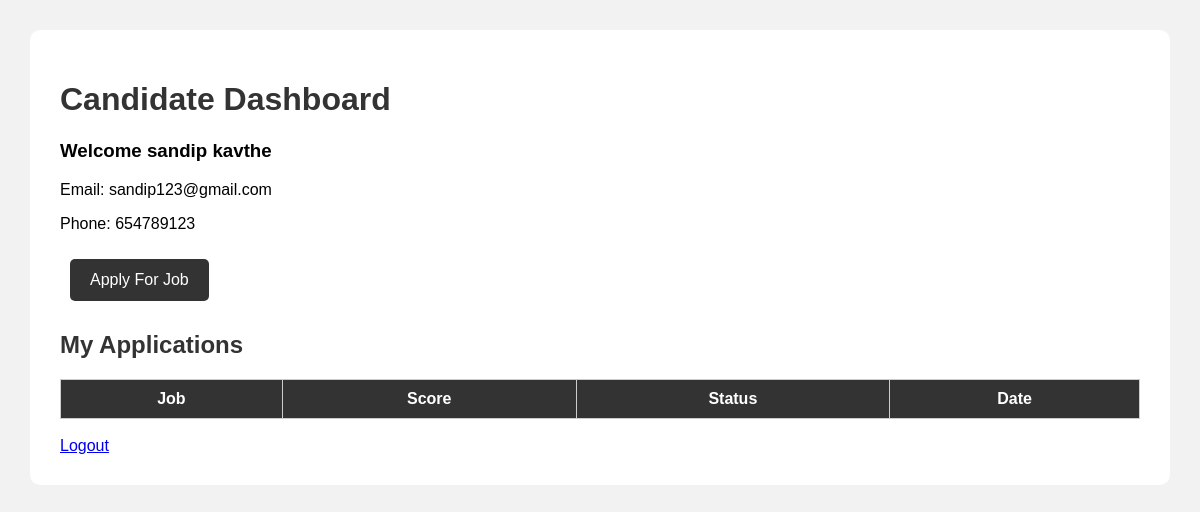
The app's page /candidate/dashboard (signed in) with its own data.
### tables this page shows
CREATE TABLE candidates (
            id INTEGER PRIMARY KEY AUTOINCREMENT,
            name TEXT,
            email TEXT,
            phone TEXT,
            password TEXT,
            resume TEXT
        );

### app.py (the view)
@app.route("/candidate/dashboard")
def candidate_dashboard():
    if "candidate_id" not in session:
        return redirect("/candidate/login")
    conn = get_db()
    candidate = conn.execute("""
        SELECT * FROM candidates WHERE id=?
    """, (session["candidate_id"],)).fetchone()
    applications = conn.execute("""
        SELECT * FROM applications WHERE candidate_id=?
    """, (session["candidate_id"],)).fetchall()
    conn.close()
    return render_template(
        "candidate_dashboard.html",
        candidate=candidate,
        applications=applications
    )

### app.py (called while the page is built)
def get_db():
    conn = sqlite3.connect("hr_analyzer.db")
    conn.row_factory = sqlite3.Row
    return conn

### templates/candidate_dashboard.html (shortened to what this page needs)
<!DOCTYPE html>
<html>
<head>
    <link rel="stylesheet" href="/static/style.css">
</head>
<body>
<div class="container">
<h1>Candidate Dashboard</h1>
<h3>Welcome {{ candidate.name }}</h3>
<p>Email: {{ candidate.email }}</p>
<p>Phone: {{ candidate.phone }}</p>
<a href="/candidate/apply" class="button">Apply For Job</a>
<h2>My Applications</h2>
<table>
<tr><th>Job</th><th>Score</th><th>Status</th><th>Date</th></tr>
</table>
<br>
<a href="/logout">Logout</a>
</div>
</body>
</html>

### static/style.css (style rules this page uses)
body { font-family: Arial, sans-serif; background: #f2f2f2; margin: 0; padding: 30px; }
.container { background: white; padding: 30px; max-width: 1100px; margin: auto; border-radius: 10px; }
h1, h2 { color: #333; }
button, .button { display: inline-block; padding: 12px 20px; margin: 10px; background: #333; color: white; text-decoration: none; border: none; border-radius: 5px; cursor: pointer; }
table { width: 100%; border-collapse: collapse; margin-top: 20px; }
th, td { border: 1px solid #ccc; padding: 10px; text-align: center; }
th { background: #333; color: white; }

### records on screen
candidates: name "sandip kavthe", email "sandip123@gmail.com", phone "654789123"
